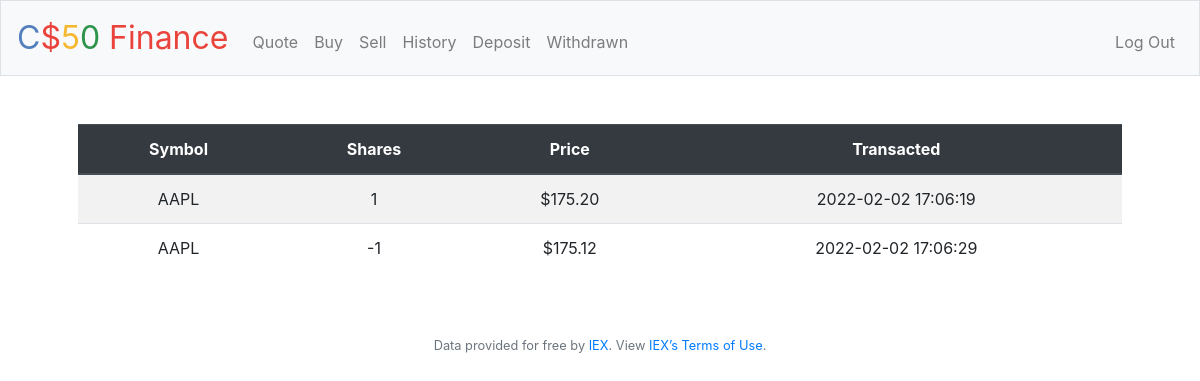
Page /history (signed in) on the earlier database version.
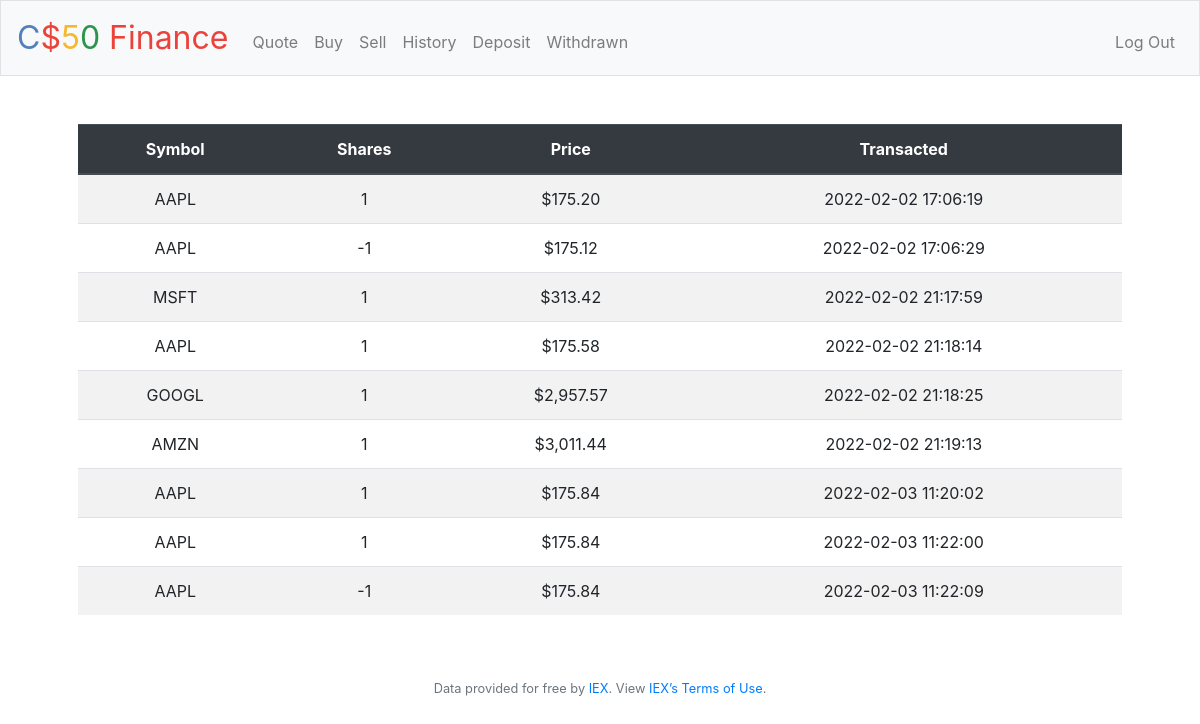
Same page on the later database version.
### tables this page shows
CREATE TABLE history (id INTEGER NOT NULL, stock TEXT NOT NULL, shares INTEGER NOT NULL, price REAL NOT NULL, date NUMERIC NOT NULL, FOREIGN KEY (id) REFERENCES users (id));

### app.py (the view)
@app.route("/history")
@login_required
def history():
    data = db.execute('SELECT * FROM history WHERE id = ?', session['user_id'])
    return render_template('history.html', data=data)

### app.py (called while the page is built)
@app.after_request
def after_request(response):
    response.headers["Cache-Control"] = "no-cache, no-store, must-revalidate"
    response.headers["Expires"] = 0
    response.headers["Pragma"] = "no-cache"
    return response

### helpers.py (called while the page is built)
def login_required(f):
    @wraps(f)
    def decorated_function(*args, **kwargs):
        if session.get("user_id") is None:
            return redirect("/login")
        return f(*args, **kwargs)
    return decorated_function

def usd(value):
    if (type(value) == float
        or type(value) == int):
        return f"${value:,.2f}"
    return value

### templates/history.html (shortened to what this page needs)
{% extends "layout.html" %}
{% block main %}
    <section class="secton">
        <table class="table table-striped table-hover">
            <thead class="thead-dark">
                <tr>
                    <th scope="col">Symbol</th>
                    <th scope="col">Shares</th>
                    <th scope="col">Price</th>
                    <th scope="col">Transacted</th>
                </tr>
            </thead>
            <tbody>
                {% for stuff in data %}
                <tr scope="row">
                    <td>{{ stuff.stock }}</td>
                    <td>{{ stuff.shares }}</td>
                    <td>{{ stuff.price | usd }}</td>
                    <td>{{ stuff.date }}</td>
                </tr>
                {% endfor %}
            </tbody>
        </table>
    </section>
{% endblock %}

### templates/layout.html (shortened to what this page needs)
<!DOCTYPE html>
<html lang="en">
    <head>
        <link rel="stylesheet" href="https://cdn.jsdelivr.net/npm/bootstrap@4.5.3/dist/css/bootstrap.min.css">
        <link href="/static/styles.css" rel="stylesheet">
    </head>
    <body>
        <nav class="navbar navbar-expand-md navbar-light bg-light border">
            <a class="navbar-brand" href="/"><span class="blue">C</span><span class="red">$</span><span class="yellow">5</span><span class="green">0</span> <span class="red">Finance</span></a>
            <div class="collapse navbar-collapse" id="navbar">
                {% if session.user_id %}
                    <ul class="navbar-nav mr-auto mt-2">
                        <li class="nav-item"><a class="nav-link" href="/quote">Quote</a></li>
                        <li class="nav-item"><a class="nav-link" href="/buy">Buy</a></li>
                        <li class="nav-item"><a class="nav-link" href="/sell">Sell</a></li>
                        <li class="nav-item"><a class="nav-link" href="/history">History</a></li>
                        <li class="nav-item"><a class="nav-link" href="/deposit">Deposit</a></li>
                        <li class="nav-item"><a class="nav-link" href="/withdrawn">Withdrawn</a></li>
                    </ul>
                    <ul class="navbar-nav ml-auto mt-2">
                        <li class="nav-item"><a class="nav-link" href="/logout">Log Out</a></li>
                    </ul>
                {% else %}
                    <ul class="navbar-nav ml-auto mt-2">
                        <li class="nav-item"><a class="nav-link" href="/register">Register</a></li>
                        <li class="nav-item"><a class="nav-link" href="/login">Log In</a></li>
                    </ul>
                {% endif %}
            </div>
        </nav>
        <main class="container p-5">
            {% block main %}{% endblock %}
        </main>
        <footer class="small text-center text-muted">
            Data provided for free by <a href="https://iextrading.com/developer">IEX</a>. View <a href="https://iextrading.com/api-exhibit-a/">IEX’s Terms of Use</a>.
        </footer>
    </body>
</html>

### static/styles.css (style rules this page uses)
nav .navbar-brand { font-size: xx-large; }
nav .navbar-brand .blue { color: #537fbe; }
nav .navbar-brand .red { color: #ea433b; }
nav .navbar-brand .yellow { color: #f5b82e; }
nav .navbar-brand .green { color: #2e944b; }
main { overflow-x: auto; text-align: center; }

Differences in the rows shown:
added history: stock "MSFT", shares "1", price "$313.42", date "2022-02-02 21:17:59"
added history: stock "AAPL", shares "1", price "$175.58", date "2022-02-02 21:18:14"
added history: stock "GOOGL", shares "1", price "$2,957.57", date "2022-02-02 21:18:25"
added history: stock "AMZN", shares "1", price "$3,011.44", date "2022-02-02 21:19:13"
added history: stock "AAPL", shares "1", price "$175.84", date "2022-02-03 11:20:02"
added history: stock "AAPL", shares "1", price "$175.84", date "2022-02-03 11:22:00"
added history: stock "AAPL", shares "-1", price "$175.84", date "2022-02-03 11:22:09"
